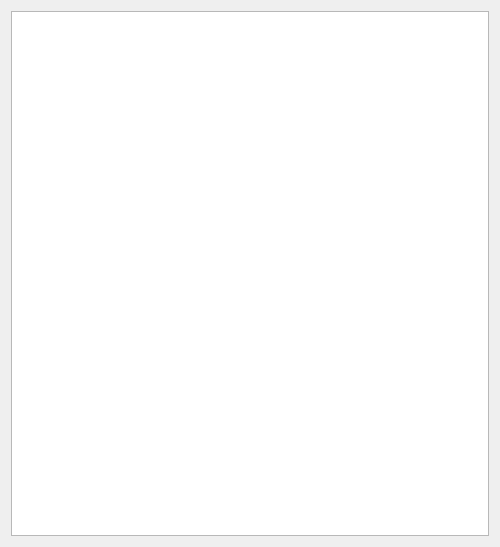
<?xml version="1.0" encoding="UTF-8"?>
<ui version="4.0">
 <class>Channellist</class>
 <widget class="QDialog" name="Channellist">
  <property name="geometry">
   <rect>
    <x>0</x>
    <y>0</y>
    <width>500</width>
    <height>547</height>
   </rect>
  </property>
  <property name="windowTitle">
   <string>Channel List</string>
  </property>
  <layout class="QVBoxLayout" name="verticalLayout">
   <item>
    <widget class="QTableWidget" name="tableWidget">
     <property name="editTriggers">
      <set>QAbstractItemView::NoEditTriggers</set>
     </property>
     <property name="tabKeyNavigation">
      <bool>false</bool>
     </property>
     <property name="showDropIndicator" stdset="0">
      <bool>false</bool>
     </property>
     <property name="dragDropOverwriteMode">
      <bool>false</bool>
     </property>
     <property name="alternatingRowColors">
      <bool>true</bool>
     </property>
     <property name="gridStyle">
      <enum>Qt::NoPen</enum>
     </property>
    </widget>
   </item>
  </layout>
 </widget>
 <resources/>
 <connections/>
</ui>
